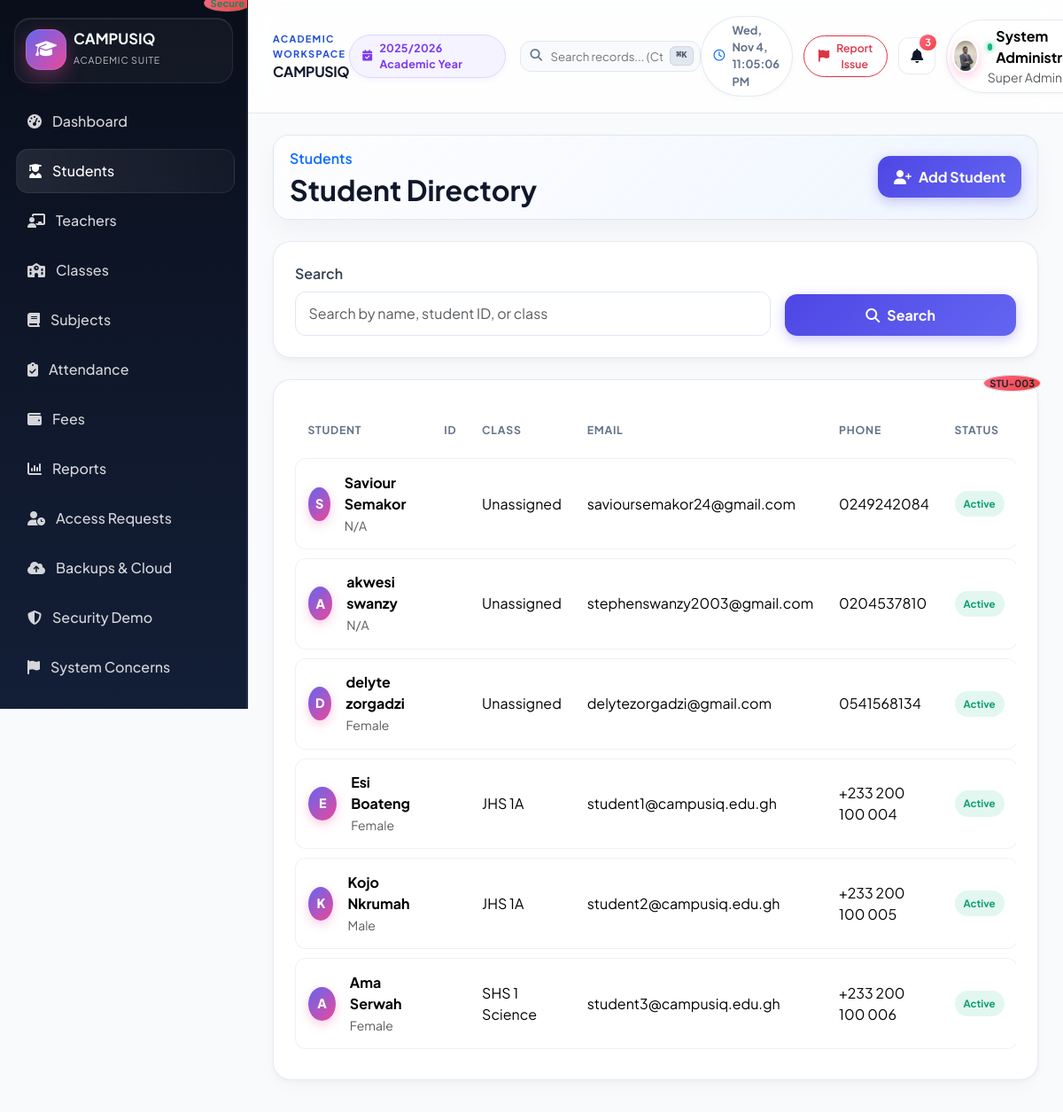
The app's page /admin/students.php (signed in) with its own data.
### tables this page shows
CREATE TABLE `school_settings` (
  `id` int(11) NOT NULL AUTO_INCREMENT,
  `school_name` varchar(200) NOT NULL,
  `motto` varchar(255) DEFAULT 'Excellence Through Education',
  `school_logo` varchar(255) DEFAULT NULL,
  `primary_color` varchar(30) DEFAULT '#1d4ed8',
  `address` text DEFAULT NULL,
  `phone` varchar(30) DEFAULT NULL,
  `email` varchar(150) DEFAULT NULL,
  `website` varchar(200) DEFAULT NULL,
  `currency` varchar(10) NOT NULL DEFAULT 'GH???',
  `academic_year_id` int(11) DEFAULT NULL,
  `term_id` int(11) DEFAULT NULL,
  `grading_system` text DEFAULT NULL,
  `paystack_public_key` varchar(255) DEFAULT NULL,
  `paystack_secret_key` varchar(255) DEFAULT NULL,
  `paystack_test_mode` tinyint(1) NOT NULL DEFAULT 1,
  `created_at` timestamp NOT NULL DEFAULT current_timestamp(),
  `updated_at` timestamp NOT NULL DEFAULT current_timestamp() ON UPDATE current_timestamp(),
  PRIMARY KEY (`id`),
  KEY `academic_year_id` (`academic_year_id`),
  KEY `term_id` (`term_id`),
  CONSTRAINT `school_settings_ibfk_1` FOREIGN KEY (`academic_year_id`) REFERENCES `academic_years` (`id`) ON DELETE SET NULL,
  CONSTRAINT `school_settings_ibfk_2` FOREIGN KEY (`term_id`) REFERENCES `terms` (`id`) ON DELETE SET NULL
);

CREATE TABLE `students` (
  `id` int(11) NOT NULL AUTO_INCREMENT,
  `user_id` int(11) NOT NULL,
  `student_id` varchar(50) NOT NULL,
  `dob` date DEFAULT NULL,
  `gender` enum('Male','Female','Other') DEFAULT NULL,
  `address` text DEFAULT NULL,
  `admission_date` date DEFAULT NULL,
  `class_id` int(11) DEFAULT NULL,
  `parent_id` int(11) DEFAULT NULL,
  `status` enum('active','inactive','graduated') NOT NULL DEFAULT 'active',
  `created_at` timestamp NOT NULL DEFAULT current_timestamp(),
  `updated_at` timestamp NOT NULL DEFAULT current_timestamp() ON UPDATE current_timestamp(),
  PRIMARY KEY (`id`),
  UNIQUE KEY `student_id` (`student_id`),
  KEY `user_id` (`user_id`),
  KEY `idx_students_student_id` (`student_id`),
  KEY `idx_students_class` (`class_id`),
  KEY `idx_students_parent` (`parent_id`),
  CONSTRAINT `students_ibfk_1` FOREIGN KEY (`user_id`) REFERENCES `users` (`id`) ON DELETE CASCADE,
  CONSTRAINT `students_ibfk_2` FOREIGN KEY (`class_id`) REFERENCES `classes` (`id`) ON DELETE SET NULL,
  CONSTRAINT `students_ibfk_3` FOREIGN KEY (`parent_id`) REFERENCES `users` (`id`) ON DELETE SET NULL
);

CREATE TABLE `users` (
  `id` int(11) NOT NULL AUTO_INCREMENT,
  `name` varchar(150) NOT NULL,
  `email` varchar(150) NOT NULL,
  `password_hash` varchar(255) NOT NULL,
  `totp_secret` text DEFAULT NULL,
  `totp_enabled` tinyint(1) NOT NULL DEFAULT 0,
  `totp_failed_attempts` int(10) unsigned NOT NULL DEFAULT 0,
  `totp_locked_until` datetime DEFAULT NULL,
  `sms_otp` varchar(10) DEFAULT NULL,
  `sms_otp_expires_at` datetime DEFAULT NULL,
  `email_otp` varchar(10) DEFAULT NULL,
  `email_otp_expires_at` datetime DEFAULT NULL,
  `role` enum('super_admin','school_admin','teacher','student','parent','accountant') NOT NULL,
  `status` enum('active','inactive','pending') NOT NULL DEFAULT 'active',
  `phone` varchar(30) DEFAULT NULL,
  `photo` varchar(255) DEFAULT NULL,
  `created_at` timestamp NOT NULL DEFAULT current_timestamp(),
  `updated_at` timestamp NOT NULL DEFAULT current_timestamp() ON UPDATE current_timestamp(),
  PRIMARY KEY (`id`),
  UNIQUE KEY `email` (`email`),
  KEY `idx_users_email` (`email`),
  KEY `idx_users_role` (`role`)
);

CREATE TABLE `classes` (
  `id` int(11) NOT NULL AUTO_INCREMENT,
  `name` varchar(150) NOT NULL,
  `level` varchar(100) DEFAULT NULL,
  `section` varchar(50) DEFAULT NULL,
  `class_teacher_id` int(11) DEFAULT NULL,
  `department_id` int(11) DEFAULT NULL,
  `status` enum('active','inactive') NOT NULL DEFAULT 'active',
  `created_at` timestamp NOT NULL DEFAULT current_timestamp(),
  `updated_at` timestamp NOT NULL DEFAULT current_timestamp() ON UPDATE current_timestamp(),
  PRIMARY KEY (`id`),
  KEY `class_teacher_id` (`class_teacher_id`),
  KEY `department_id` (`department_id`),
  KEY `idx_classes_name` (`name`),
  CONSTRAINT `classes_ibfk_1` FOREIGN KEY (`class_teacher_id`) REFERENCES `users` (`id`) ON DELETE SET NULL,
  CONSTRAINT `classes_ibfk_2` FOREIGN KEY (`department_id`) REFERENCES `departments` (`id`) ON DELETE SET NULL
);

### config/app.php (called while the page is built, shortened)
<?php
function e($value)
{
    return htmlspecialchars((string) $value, ENT_QUOTES, 'UTF-8');
}
function baseUrl(): string
{
    $scriptName = $_SERVER['SCRIPT_NAME'] ?? '/index.php';
    $dir = str_replace('\\', '/', dirname($scriptName));
    if (preg_match('#/(admin|teacher|student|parent|accountant)$#', $dir)) {
        $dir = preg_replace('#/(admin|teacher|student|parent|accountant)$#', '', $dir);
    }
    $dir = rtrim($dir, '/');
    if ($dir === '.' || $dir === '\\' || $dir === '/' || $dir === '') {
        return '';
    }
    return $dir;
}
function getSchoolSettings(): array
{
    $db = getDb();
    $stmt = $db->query('SELECT * FROM school_settings ORDER BY id DESC LIMIT 1');
    $settings = $stmt->fetch();
    return $settings ?: [
        'school_name' => 'CampusIQ',
        'school_logo' => 'assets/images/logo-placeholder.svg',
        'currency' => 'GH₵',
        'address' => 'Accra, Ghana',
        'phone' => '+233 000 000 000',
        'email' => 'info@campusiq.edu.gh',
        'website' => 'https://campusiq.edu.gh',
    ];
}

### includes/auth.php (called while the page is built, shortened)
<?php
require_once __DIR__ . '/../config/app.php';
function isLoggedIn(): bool
{
    return !empty($_SESSION['campusiq_user']);
}
function currentUser(): ?array
{
    return $_SESSION['campusiq_user'] ?? null;
}
        ?>
        <?php
function userRoleLabel(string $role): string
{
    $labels = [
        'super_admin' => 'Super Admin',
        'school_admin' => 'School Admin',
        'teacher' => 'Teacher',
        'student' => 'Student',
        'parent' => 'Parent',
        'accountant' => 'Accountant',
    ];
    return $labels[$role] ?? ucfirst(str_replace('_', ' ', $role));
}

### admin/students.php (the view, shortened to what this page needs)
<?php
require_once __DIR__ . '/../config/app.php';
require_once __DIR__ . '/../includes/auth.php';
$db = getDb();
$search = trim($_GET['search'] ?? '');
$where = '';
$params = [];
$stmt = $db->prepare('SELECT s.*, u.name, u.email, u.phone, c.name as class_name FROM students s JOIN users u ON u.id = s.user_id LEFT JOIN classes c ON c.id = s.class_id ' . $where . ' ORDER BY s.created_at DESC');
$stmt->execute($params);
$students = $stmt->fetchAll();
require_once __DIR__ . '/../includes/header.php';
?>
<div class="page-header">
    <div>
        <p class="text-primary fw-semibold mb-1">Students</p>
        <h2 class="fw-bold mb-0">Student Directory</h2>
    </div>
    <button class="btn btn-primary" data-bs-toggle="modal" data-bs-target="#addStudentModal">
        <i class="fa-solid fa-user-plus me-2"></i>Add Student
    </button>
</div>
<div class="card p-4 mb-4">
    <form class="row g-3 align-items-end" method="GET">
        <div class="col-md-8">
            <label class="form-label">Search</label>
            <input type="text" class="form-control" name="search" value="<?php echo e($search); ?>" placeholder="Search by name, student ID, or class">
        </div>
        <div class="col-md-4">
            <button type="submit" class="btn btn-primary w-100"><i class="fa-solid fa-magnifying-glass me-2"></i>Search</button>
        </div>
    </form>
</div>
<div class="card p-4">
    <div class="table-responsive">
        <table class="table align-middle mb-0">
            <thead>
                <tr>
                    <th>Student</th>
                    <th>ID</th>
                    <th>Class</th>
                    <th>Email</th>
                    <th>Phone</th>
                    <th>Status</th>
                </tr>
            </thead>
            <tbody>
                <?php if (empty($students)): ?>
                    <tr>
                        <td colspan="6">
                            <div class="empty-state text-center py-4">
                                <i class="fa-solid fa-user-slash fa-2x mb-3 text-muted d-block"></i>
                                No students found.
                            </div>
                        </td>
                    </tr>
                <?php else: ?>
                    <?php foreach ($students as $student): ?>
                        <tr>
                            <td>
                                <div class="d-flex align-items-center gap-3">
                                    <div class="avatar-sm"><?php echo strtoupper(substr($student['name'], 0, 1)); ?></div>
                                    <div>
                                        <strong><?php echo e($student['name']); ?></strong><br>
                                        <small class="text-muted"><?php echo e($student['gender'] ?? 'N/A'); ?></small>
                                    </div>
                                </div>
                            </td>
                            <td><span class="badge bg-light text-dark border"><?php echo e($student['student_id']); ?></span></td>
                            <td><?php echo e($student['class_name'] ?? 'Unassigned'); ?></td>
                            <td><?php echo e($student['email']); ?></td>
                            <td><?php echo e($student['phone'] ?? 'N/A'); ?></td>
                            <td>
                                <span class="badge-soft <?php echo $student['status'] === 'active' ? 'badge-success' : 'badge-warning'; ?>"><?php echo e(ucfirst($student['status'])); ?></span>
                            </td>
                        </tr>
                    <?php endforeach; ?>
                <?php endif; ?>
            </tbody>
        </table>
    </div>
</div>
<?php require_once __DIR__ . '/../includes/footer.php'; ?>

### includes/header.php (shortened to what this page needs)
<?php
require_once __DIR__ . '/../config/app.php';
require_once __DIR__ . '/../includes/auth.php';
$baseUrl = baseUrl();
$settings = getSchoolSettings();
$user = currentUser();
$role = $user['role'] ?? 'guest';
function navItems(string $role, string $baseUrl): array
{
    return $items[$role] ?? $items['student'];
}
?><!DOCTYPE html>
<html lang="en">
<head>
    <link href="https://cdn.jsdelivr.net/npm/bootstrap@5.3.3/dist/css/bootstrap.min.css" rel="stylesheet">
    <link rel="stylesheet" href="https://cdnjs.cloudflare.com/ajax/libs/font-awesome/6.5.2/css/all.min.css">
    <link rel="stylesheet" href="<?php echo $baseUrl ? $baseUrl : ''; ?>/assets/css/style.css?v=<?php echo filemtime(__DIR__ . '/../assets/css/style.css'); ?>">
</head>
<body>
<?php if (isLoggedIn()):
    $currentUri = $_SERVER['REQUEST_URI'] ?? '';
?>
<div class="app-shell">
    <aside class="sidebar offcanvas-lg offcanvas-start" id="sidebarNav" tabindex="-1" aria-labelledby="sidebarNavLabel">
        <div class="brand-box d-flex align-items-center justify-content-between">
            <div class="d-flex align-items-center gap-2 min-w-0">
                <div class="brand-mark flex-shrink-0"><i class="fa-solid fa-graduation-cap"></i></div>
                <div class="brand-copy min-w-0">
                    <div class="brand-name text-truncate" id="sidebarNavLabel"><?php echo e($settings['school_name']); ?></div>
                    <small class="brand-tag">Academic Suite</small>
                </div>
            </div>
        </div>
        <nav class="nav-menu">
            <?php foreach (navItems($role, $baseUrl) as $item):
                $isActive = (parse_url($item['url'], PHP_URL_PATH) === parse_url($currentUri, PHP_URL_PATH));
            ?>
                <a href="<?php echo $item['url']; ?>" class="nav-item <?php echo $isActive ? 'active' : ''; ?>">
                    <i class="fa-solid <?php echo $item['icon']; ?>"></i>
                    <span><?php echo e($item['label']); ?></span>
                </a>
            <?php endforeach; ?>
        </nav>
        <div class="sidebar-footer">
            <div class="mb-2 px-2 d-flex align-items-center justify-content-between">
                <span class="badge bg-success bg-opacity-25 text-success border border-success border-opacity-25">Secure</span>
            </div>
        </div>
    </aside>
    <div class="main-panel">
        <nav class="topbar">
            <div class="d-flex align-items-center gap-2 min-w-0">
                <div class="min-w-0">
                    <div class="workspace-kicker d-none d-sm-block">Academic Workspace</div>
                    <h4 class="page-title mb-0 text-truncate fs-6 fw-bold"><?php echo e($settings['school_name']); ?></h4>
                </div>
            </div>
            <div class="d-none d-lg-flex align-items-center gap-3">
                <span class="session-badge">
                    <i class="fa-solid fa-calendar-check me-2"></i>2025/2026 Academic Year
                </span>
                <div class="search-box">
                    <input type="text" id="globalSearch" placeholder="Search records... (Ctrl + K)">
                    <span class="search-kbd">⌘K</span>
                </div>
            </div>
            <div class="topbar-actions">
                <div class="live-clock d-none d-md-inline-flex">
                    <i class="fa-regular fa-clock text-primary"></i>
                    <span id="headerLiveClock"></span>
                </div>
                <button class="btn btn-sm btn-outline-danger d-inline-flex align-items-center gap-2 rounded-pill px-3 py-1 shadow-xs bg-white border-opacity-75" type="button" data-bs-toggle="modal" data-bs-target="#reportSystemConcernModal" title="Report System Concern / Suggestion">
                    <i class="fa-solid fa-flag text-danger"></i>
                    <span class="d-none d-md-inline small fw-semibold text-danger">Report Issue</span>
                </button>
                <div class="dropdown">
                    <button class="icon-button" type="button" data-bs-toggle="dropdown" aria-expanded="false" title="Notifications">
                        <i class="fa-solid fa-bell"></i>
                        <span class="badge">3</span>
                    </button>
                </div>
                <div class="dropdown">
                    <button class="profile-pill border-0 text-start bg-white" type="button" data-bs-toggle="dropdown" aria-expanded="false" title="Account Menu">
                        <?php
                            $hdrPhoto = $user['photo'] ?? null;
                            $hasHdrPhoto = !empty($hdrPhoto) && file_exists(__DIR__ . '/../' . ltrim($hdrPhoto, '/\\'));
                        ?>
                        <?php if ($hasHdrPhoto): ?>
                            <img src="<?php echo $baseUrl . '/' . ltrim($hdrPhoto, '/\\'); ?>" alt="Avatar" class="avatar-sm rounded-circle object-fit-cover shadow-sm">
                        <?php else: ?>
                            <div class="avatar-sm">
                                <?php echo strtoupper(substr($user['name'] ?? 'U', 0, 1)); ?>
                            </div>
                        <?php endif; ?>
                        <div class="d-none d-sm-block">
                            <div class="d-flex align-items-center">
                                <span class="online-dot"></span>
                                <strong><?php echo e($user['name'] ?? 'User'); ?></strong>
                            </div>
                            <small class="text-muted"><?php echo e(userRoleLabel($role)); ?></small>
                        </div>
                    </button>
                </div>
            </div>
        </nav>
        <main class="content-area">
<?php else: ?>
<div class="auth-page">
<?php endif; ?>

### records on screen
school_settings: school_name "CAMPUSIQ"
students: user.name "S", user.name "Saviour Semakor", gender "N/A", class_name "Unassigned", user.email "savioursemakor24@gmail.com", user.phone "0249242084", status "Active"
students: user.name "A", user.name "akwesi swanzy", gender "N/A", class_name "Unassigned", user.email "stephenswanzy2003@gmail.com", user.phone "0204537810", status "Active"
students: user.name "D", user.name "delyte zorgadzi", gender "Female", class_name "Unassigned", user.email "delytezorgadzi@gmail.com", user.phone "0541568134", status "Active"
students: user.name "E", user.name "Esi Boateng", gender "Female", class.name "JHS 1A", user.email "student1@campusiq.edu.gh", user.phone "+233 200 100 004", status "Active"
students: user.name "K", user.name "Kojo Nkrumah", gender "Male", class.name "JHS 1A", user.email "student2@campusiq.edu.gh", user.phone "+233 200 100 005", status "Active"
students: user.name "A", user.name "Ama Serwah", gender "Female", student "STU-003", class.name "SHS 1 Science", user.email "student3@campusiq.edu.gh", user.phone "+233 200 100 006", status "Active"

### other values on screen
$item['label'] "Dashboard"
$item['label'] "Students"
$item['label'] "Teachers"
$item['label'] "Classes"
$item['label'] "Subjects"
$item['label'] "Attendance"
$item['label'] "Fees"
$item['label'] "Reports"
$item['label'] "Access Requests"
$item['label'] "Backups & Cloud"
$item['label'] "Security Demo"
$item['label'] "System Concerns"
$user['name'] "System…"
userRoleLabel($role) "Super Admin"
